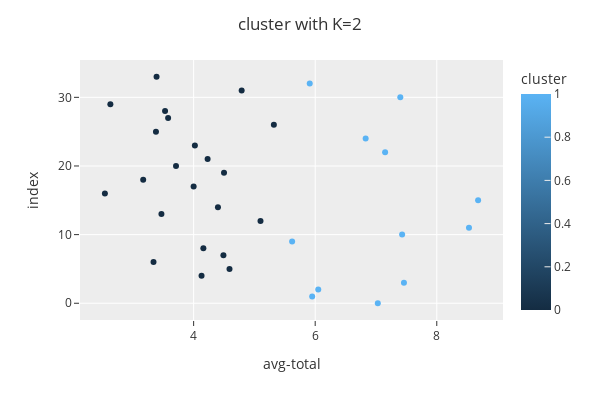

Notebook source saved alongside this figure:
### Code cell
fig = px.scatter(df, x='avg-total', 
                 color='cluster',
                 template='ggplot2')

fig.update_layout(title= 'cluster with K=2',
                  width= 600,
                  height= 400,
                  showlegend= True)

fig.show()

### Figure 1 — Plotly figure (JSON) as saved in the notebook; plotly's stock layout.template omitted (floating-point values rounded to 4 significant figures)
{"data": [{"hovertemplate": "avg-total=%{x}<br>index=%{y}<br>cluster=%{marker.color}<extra></extra>", "legendgroup": "", "marker": {"color": [1, 1, 1, 1, 0, 0, 0, 0, 0, 1, 1, 1, 0, 0, 0, 1, 0, 0, 0, 0, 0, 0, 1, 0, 1, 0, 0, 0, 0, 0, 1, 0, 1, 0], "coloraxis": "coloraxis", "symbol": "circle"}, "mode": "markers", "name": "", "orientation": "h", "showlegend": false, "type": "scatter", "x": [7.03, 5.95, 6.05, 7.46, 4.13, 4.59, 3.34, 4.49, 4.16, 5.62, 7.43, 8.53, 5.1, 3.47, 4.4, 8.68, 2.54, 4, 3.17, 4.5, 3.71, 4.23, 7.15, 4.02, 6.83, 3.38, 5.32, 3.58, 3.53, 2.63, 7.4, 4.79, 5.91, 3.39], "xaxis": "x", "y": [0, 1, 2, 3, 4, 5, 6, 7, 8, 9, 10, 11, 12, 13, 14, 15, 16, 17, 18, 19, 20, 21, 22, 23, 24, 25, 26, 27, 28, 29, 30, 31, 32, 33], "yaxis": "y"}], "layout": {"coloraxis": {"colorbar": {"title": {"text": "cluster"}}, "colorscale": [[0, "rgb(20,44,66)"], [1, "rgb(90,179,244)"]]}, "height": 400, "legend": {"tracegroupgap": 0}, "margin": {"t": 60}, "showlegend": true, "title": {"text": "cluster with K=2"}, "width": 600, "xaxis": {"anchor": "y", "domain": [0, 1], "title": {"text": "avg-total"}}, "yaxis": {"anchor": "x", "domain": [0, 1], "title": {"text": "index"}}}}
